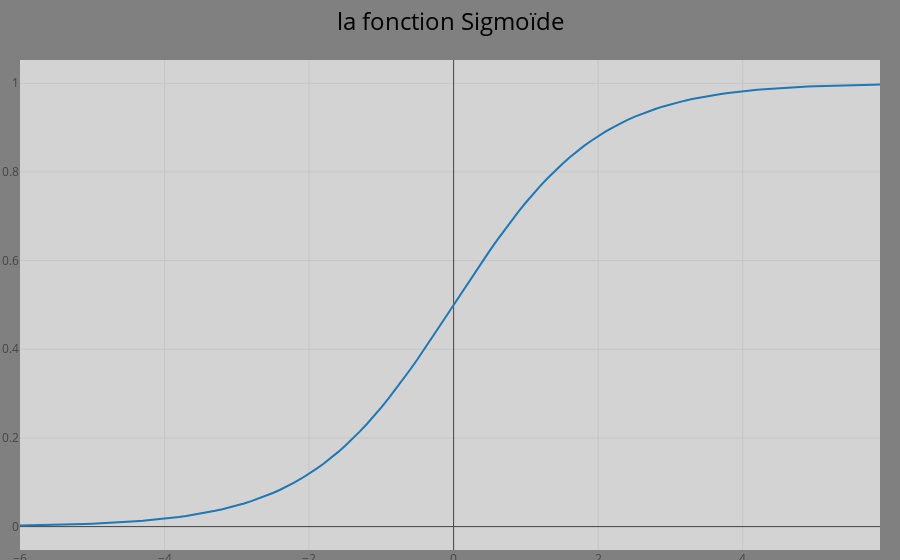

Write notebook code for a chart like this one.
### Markdown cell above
Sans trop de surprise la reconnaissance, la reconnaissance est moins claires. Sin on veut avoir une réponse plus claires, il faut utiliser La fonction [sigmoïde](02_regression_logistique.ipynb) qui séparera mieux les valeurs pour donner un résultat moins équivoque.

### Code cell
def sigmoid(x):
    return 1.0 / (1.0 + np.exp(-x))

import plotly.graph_objects as go
# mon style personnalisé pour les graphiques
fond_gris = {
  'layout': go.Layout(
            title={'font_size':24, 'font_color':'black'},
            margin={'t': 60, 'b': 10, 'l': 20, 'r': 20},
            paper_bgcolor='gray',
            plot_bgcolor='lightgray'
  )
}
# plus d'info sur les personnalisations graphiques sur :
# https://plotly.com/python/templates/

x = np.arange(-6, 6, 0.1)
fig = go.Figure(data=go.Scatter(x=x, y=sigmoid(x)))
fig.update_layout(title='la fonction Sigmoïde', template=fond_gris)
fig.show()
